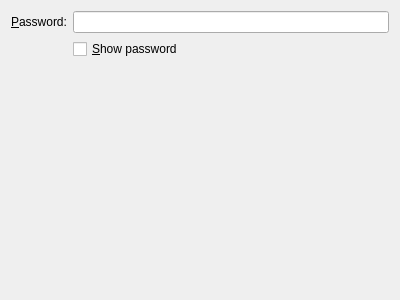
<ui version="4.0" >
 <class>WpaPsk</class>
 <widget class="QWidget" name="WpaPsk" >
  <property name="geometry" >
   <rect>
    <x>0</x>
    <y>0</y>
    <width>400</width>
    <height>300</height>
   </rect>
  </property>
  <layout class="QVBoxLayout" name="verticalLayout" >
   <item>
    <layout class="QGridLayout" name="gridLayout_4" >
     <item row="0" column="0" >
      <widget class="QLabel" name="label_14" >
       <property name="text" >
        <string>&amp;Password:</string>
       </property>
       <property name="buddy" >
        <cstring>psk</cstring>
       </property>
      </widget>
     </item>
     <item row="0" column="1" >
      <widget class="KLineEdit" name="psk" >
       <property name="echoMode" >
        <enum>QLineEdit::PasswordEchoOnEdit</enum>
       </property>
      </widget>
     </item>
     <item row="1" column="1" >
      <widget class="QCheckBox" name="chkShowPass" >
       <property name="text" >
        <string>&amp;Show password</string>
       </property>
      </widget>
     </item>
    </layout>
   </item>
   <item>
    <spacer name="verticalSpacer_3" >
     <property name="orientation" >
      <enum>Qt::Vertical</enum>
     </property>
     <property name="sizeHint" stdset="0" >
      <size>
       <width>20</width>
       <height>209</height>
      </size>
     </property>
    </spacer>
   </item>
  </layout>
 </widget>
 <customwidgets>
  <customwidget>
   <class>KLineEdit</class>
   <extends>QLineEdit</extends>
   <header>klineedit.h</header>
  </customwidget>
 </customwidgets>
 <resources/>
 <connections/>
</ui>
